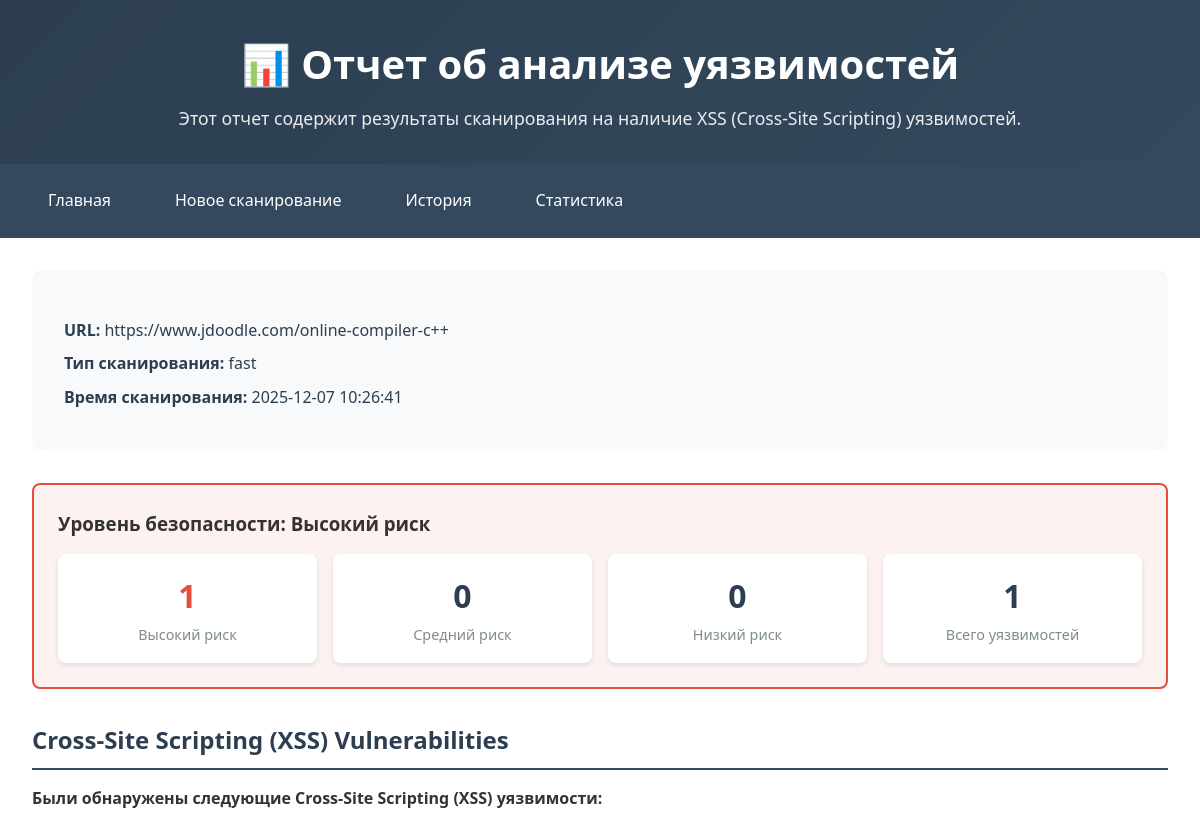
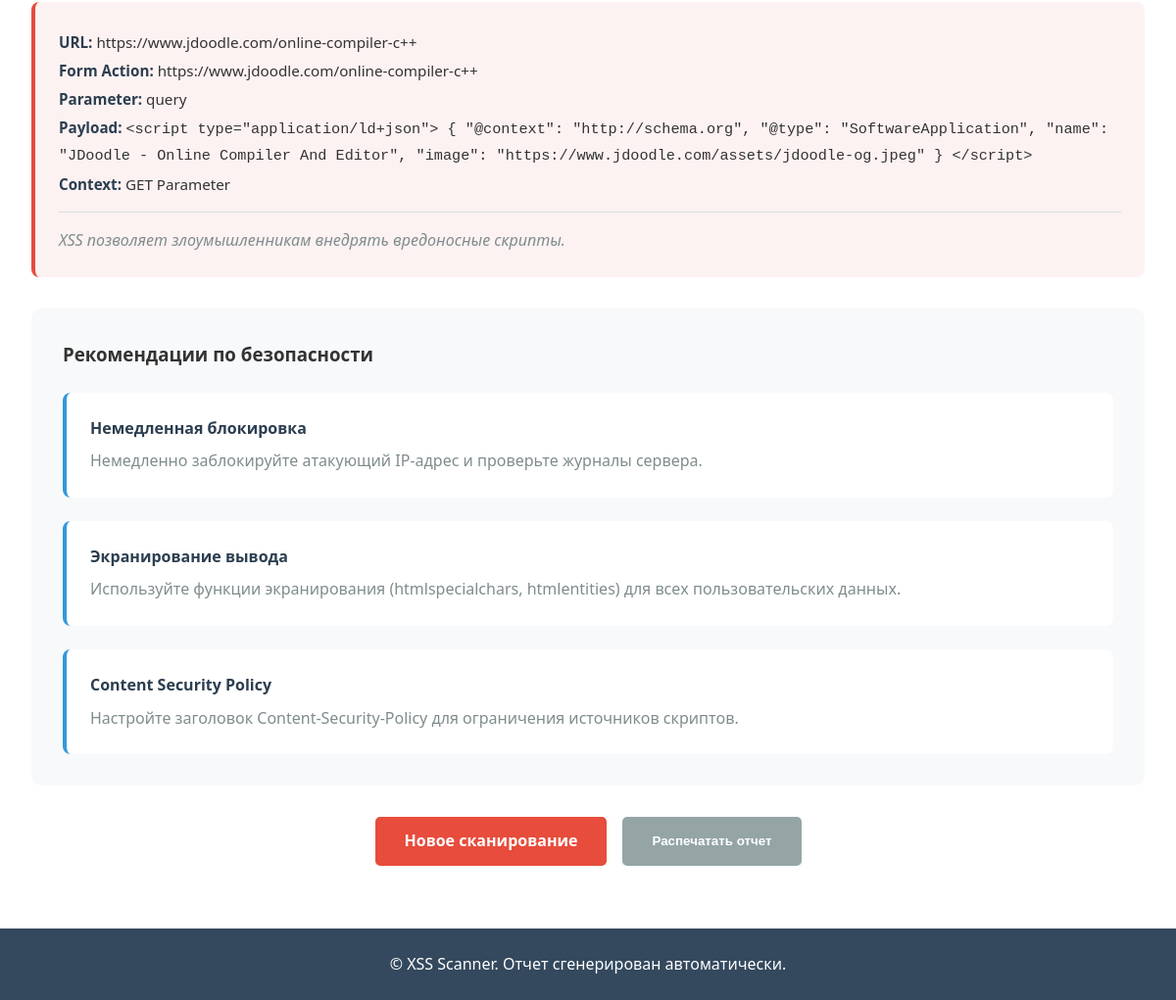
/report/-3618676272724088578, run on the app's committed database (2 pictures, top to bottom).
### tables this page shows
CREATE TABLE scans (
                    id INTEGER PRIMARY KEY AUTOINCREMENT,
                    scan_id TEXT UNIQUE NOT NULL,
                    url TEXT NOT NULL,
                    scan_type TEXT NOT NULL,
                    status TEXT DEFAULT 'pending',
                    progress INTEGER DEFAULT 0,
                    message TEXT,
                    timestamp DATETIME DEFAULT CURRENT_TIMESTAMP,
                    completed_at DATETIME
                );

CREATE TABLE scan_summaries (
                    id INTEGER PRIMARY KEY AUTOINCREMENT,
                    scan_id TEXT UNIQUE NOT NULL,
                    total_vulnerabilities INTEGER DEFAULT 0,
                    high_risk INTEGER DEFAULT 0,
                    medium_risk INTEGER DEFAULT 0,
                    low_risk INTEGER DEFAULT 0,
                    total_risk_score INTEGER DEFAULT 0,
                    security_level TEXT,
                    FOREIGN KEY (scan_id) REFERENCES scans(scan_id) ON DELETE CASCADE
                );

CREATE TABLE vulnerabilities (
                    id INTEGER PRIMARY KEY AUTOINCREMENT,
                    scan_id TEXT NOT NULL,
                    vuln_type TEXT NOT NULL,
                    severity TEXT NOT NULL,
                    description TEXT,
                    location TEXT,
                    evidence TEXT,
                    risk_score INTEGER,
                    FOREIGN KEY (scan_id) REFERENCES scans(scan_id) ON DELETE CASCADE
                );

CREATE TABLE recommendations (
                    id INTEGER PRIMARY KEY AUTOINCREMENT,
                    severity TEXT NOT NULL,
                    title TEXT NOT NULL,
                    description TEXT NOT NULL,
                    priority INTEGER DEFAULT 0
                );

### app.py (the view)
@app.route('/report/<scan_id>')
def report(scan_id):
    results = db.get_scan(scan_id)
    if results:
        security_level = results.get('scan_summary', {}).get('security_level', 'Безопасно').lower()
        if security_level == 'высокий риск':
            severity = 'high'
        elif security_level == 'средний риск':
            severity = 'medium'
        elif security_level == 'низкий риск':
            severity = 'low'
        else:
            severity = 'safe'
        recommendations = db.get_recommendations(severity)
        return render_template('report.html',
                               results=results,
                               scan_id=scan_id,
                               recommendations=recommendations)
    return render_template('report.html', error="Отчет не найден или сканирование еще не завершено")

### database.py (called while the page is built)
    @contextmanager
    def get_connection(self):
        conn = sqlite3.connect(self.db_path)
        conn.row_factory = sqlite3.Row
        try:
            yield conn
            conn.commit()
        except Exception as e:
            conn.rollback()
            logger.error(f"Database error: {str(e)}")
            raise
        finally:
            conn.close()

    def get_recommendations(self, severity):
        with self.get_connection() as conn:
            cursor = conn.cursor()
            cursor.execute('''
                SELECT title, description, priority
                FROM recommendations
                WHERE severity = ?
                ORDER BY priority
                LIMIT 3
            ''', (severity,))
            return [dict(row) for row in cursor.fetchall()]

### templates/report.html (shortened to what this page needs)
<!DOCTYPE html>
<html lang="ru">
<head>
    <link rel="stylesheet" href="{{ url_for('static', filename='style.css') }}">
</head>
<body>
    <div class="container">
        <header>
            <h1>📊 Отчет об анализе уязвимостей</h1>
            <p>Этот отчет содержит результаты сканирования на наличие XSS (Cross-Site Scripting) уязвимостей.</p>
        </header>
        <nav>
            <a href="/" class="nav-link">Главная</a>
            <a href="/scan" class="nav-link">Новое сканирование</a>
            <a href="/history" class="nav-link">История</a>
            <a href="/statistics" class="nav-link">Статистика</a>
        </nav>
        <main>
            {% if error %}
            <div class="alert error">
                {{ error }}
            </div>
            {% elif results %}
            <div class="report-header">
                <div class="scan-info">
                    <p><strong>URL:</strong> {{ results.url }}</p>
                    <p><strong>Тип сканирования:</strong> {{ results.scan_type }}</p>
                    <p><strong>Время сканирования:</strong> {{ results.timestamp }}</p>
                </div>
            </div>
            {% set summary = results.scan_summary %}
            <div class="summary-section">
                <div class="security-level {{ summary.security_level|lower|replace(' ', '-') }}">
                    <h3>Уровень безопасности: {{ summary.security_level }}</h3>
                    <div class="stats">
                        <div class="stat">
                            <span class="stat-number {{ 'high-risk' if summary.high_risk > 0 else '' }}">{{ summary.high_risk }}</span>
                            <span class="stat-label">Высокий риск</span>
                        </div>
                        <div class="stat">
                            <span class="stat-number {{ 'medium-risk' if summary.medium_risk > 0 else '' }}">{{ summary.medium_risk }}</span>
                            <span class="stat-label">Средний риск</span>
                        </div>
                        <div class="stat">
                            <span class="stat-number {{ 'low-risk' if summary.low_risk > 0 else '' }}">{{ summary.low_risk }}</span>
                            <span class="stat-label">Низкий риск</span>
                        </div>
                        <div class="stat">
                            <span class="stat-number">{{ summary.total_vulnerabilities }}</span>
                            <span class="stat-label">Всего уязвимостей</span>
                        </div>
                    </div>
                </div>
            </div>
            <div class="vulnerability-section">
                <h2>Cross-Site Scripting (XSS) Vulnerabilities</h2>
                {% if results.vulnerabilities %}
                <p><strong>Были обнаружены следующие Cross-Site Scripting (XSS) уязвимости:</strong></p>
                {% for vuln in results.vulnerabilities %}
                <div class="vulnerability-item {{ vuln.severity }}-severity">
                    <div class="vuln-details">
                        <p><strong>URL:</strong> {{ results.url }}</p>
                        <p><strong>Form Action:</strong> {{ results.url }}</p>
                        <p><strong>Parameter:</strong>
                            {% if vuln.location %}
                                {{ vuln.location.split(':')[-1].strip() if ':' in vuln.location else vuln.location }}
                            {% else %}
                                query
                            {% endif %}
                        </p>
                        <p><strong>Payload:</strong>
                            {% if vuln.evidence and vuln.evidence[0] %}
                                <code>{{ vuln.evidence[0] }}</code>
                            {% else %}
                                <code>&lt;script&gt;alert('XSS')&lt;/script&gt;</code>
                            {% endif %}
                        </p>
                        <p><strong>Context:</strong> GET Parameter</p>
                    </div>
                    <div class="vuln-description">
                        <p>XSS позволяет злоумышленникам внедрять вредоносные скрипты.</p>
                    </div>
                </div>
                {% endfor %}
                {% else %}
                <div class="no-vulnerabilities">
                    <p>Cross-Site Scripting (XSS) уязвимости не обнаружены.</p>
                </div>
                {% endif %}
            </div>
            <div class="recommendations">
                <h3>Рекомендации по безопасности</h3>
                <div class="recommendation-list">
                    {% if recommendations %}
                        {% for rec in recommendations %}
                        <div class="recommendation-item">
                            <h4>{{ rec.title }}</h4>
                            <p>{{ rec.description }}</p>
                        </div>
                        {% endfor %}
                    {% endif %}
                </div>
            </div>
            <div class="actions">
                <a href="/scan" class="cta-button">Новое сканирование</a>
                <button onclick="window.print()" class="secondary-button">Распечатать отчет</button>
            </div>
            {% else %}
            <div class="alert info">
                <p>Данные отчета не найдены. Возможно, сканирование еще не завершено.</p>
                <a href="/scan" class="cta-button">Вернуться к сканированию</a>
            </div>
            {% endif %}
        </main>
        <footer>
            <p>&copy; XSS Scanner. Отчет сгенерирован автоматически.</p>
        </footer>
    </div>
</body>
</html>
</html>

### static/style.css (style rules this page uses)
* { margin: 0; padding: 0; box-sizing: border-box; }
body { font-family: 'Segoe UI', Tahoma, Geneva, Verdana, sans-serif; line-height: 1.6; color: #333; background: #1a1a1a; min-height: 100vh; }
.container { max-width: 1200px; margin: 0 auto; background: white; min-height: 100vh; box-shadow: 0 0 10px rgba(0,0,0,0.1); }
header { background: linear-gradient(135deg, #2c3e50, #34495e); color: white; padding: 2rem; text-align: center; }
header h1 { font-size: 2.5rem; margin-bottom: 0.5rem; }
header p { font-size: 1.1rem; opacity: 0.9; }
nav { background: #34495e; padding: 1rem 2rem; display: flex; gap: 2rem; }
.nav-link { color: white; text-decoration: none; padding: 0.5rem 1rem; border-radius: 5px; transition: background 0.3s; }
main { padding: 2rem; }
.cta-button { display: inline-block; background: #e74c3c; color: white; padding: 12px 30px; text-decoration: none; border-radius: 5px; font-weight: bold; transition: background 0.3s; border: none; cursor: pointer; }
.secondary-button { background: #95a5a6; color: white; padding: 12px 30px; border: none; border-radius: 5px; cursor: pointer; font-weight: bold; transition: background 0.3s; }
.stats { display: grid; grid-template-columns: repeat(auto-fit, minmax(150px, 1fr)); gap: 1rem; margin-top: 1rem; }
.stat { text-align: center; padding: 1rem; background: white; border-radius: 8px; box-shadow: 0 2px 5px rgba(0,0,0,0.1); }
.stat-number { display: block; font-size: 2rem; font-weight: bold; color: #2c3e50; }
.stat-number.high-risk { color: #e74c3c; }
.stat-label { font-size: 0.9rem; color: #7f8c8d; }
footer { background: #34495e; color: white; text-align: center; padding: 1.5rem; margin-top: 2rem; }
.security-level { padding: 1.5rem; border-radius: 8px; margin-bottom: 2rem; }
.security-level.высокий-риск { background: #fdf2f2; border: 2px solid #e74c3c; }
.report-header { background: #f8f9fa; padding: 2rem; border-radius: 10px; margin-bottom: 2rem; }
.scan-info { margin-top: 1rem; }
.scan-info p { margin: 0.5rem 0; color: #2c3e50; }
.summary-section { margin-bottom: 2rem; }
.recommendations { background: #f8f9fa; padding: 2rem; border-radius: 10px; margin: 2rem 0; }
.recommendation-list { display: grid; gap: 1.5rem; margin-top: 1.5rem; }
.recommendation-item { background: white; padding: 1.5rem; border-radius: 8px; border-left: 4px solid #3498db; }
.recommendation-item h4 { color: #2c3e50; margin-bottom: 0.5rem; }
.recommendation-item p { color: #7f8c8d; margin: 0; }
.actions { display: flex; gap: 1rem; justify-content: center; margin-top: 2rem; }
.vulnerability-section { margin: 2rem 0; }
.vulnerability-section h2 { color: #2c3e50; margin-bottom: 1rem; border-bottom: 2px solid #34495e; padding-bottom: 0.5rem; }
.vulnerability-item { background: #f8f9fa; padding: 1.5rem; margin: 1rem 0; border-radius: 8px; border-left: 4px solid #3498db; }
.vulnerability-item.high-severity { border-left-color: #e74c3c; background: #fdf2f2; }
.vuln-details { margin-bottom: 1rem; }
.vuln-details p { margin: 0.3rem 0; font-size: 0.95rem; }
.vuln-details strong { color: #2c3e50; }
.vuln-description { font-style: italic; color: #7f8c8d; border-top: 1px solid #ddd; padding-top: 1rem; margin-top: 1rem; }

### data on the page
scans: url "https://www.jdoodle.com/online-compiler-c++", scan_type "fast", timestamp "2025-12-07 10:26:41"
scan_summaries: security_level "Высокий риск", high_risk "1", medium_risk "0", low_risk "0", total_vulnerabilities "1"
vulnerabilities: location "query", evidence "<script type=\"application/ld+json\"> { \"@context\": \"http://schema.org\", \"@type\": \"SoftwareApplication\", \"name\": \"JDoodle - Online Compiler And Editor\", \"image\": \"https://www.jdoodle.com/assets/jdoodle-og.jpeg\" } </script>"
recommendations: title "Немедленная блокировка", description "Немедленно заблокируйте атакующий IP-адрес и проверьте журналы сервера."
recommendations: title "Экранирование вывода", description "Используйте функции экранирования (htmlspecialchars, htmlentities) для всех пользовательских данных."
recommendations: title "Content Security Policy", description "Настройте заголовок Content-Security-Policy для ограничения источников скриптов."
